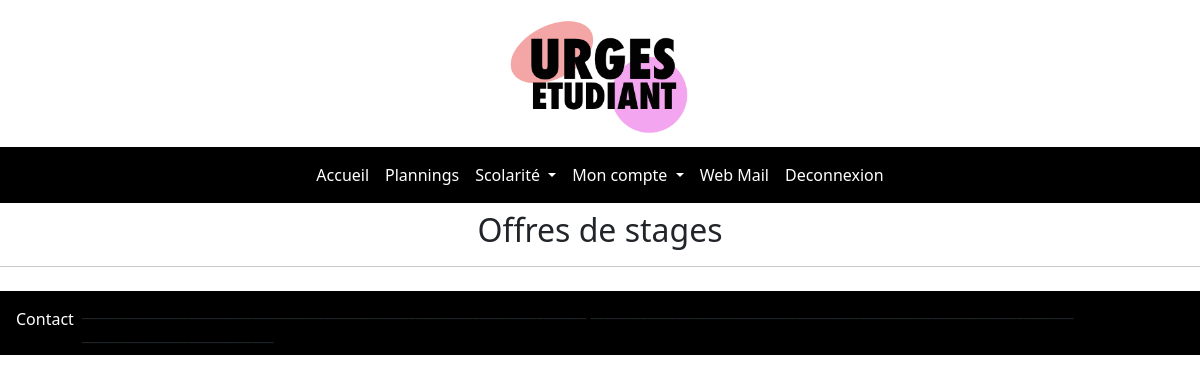
The page /etudiant/pages/Home/offresdestage.php (signed in) on the database as committed earlier.
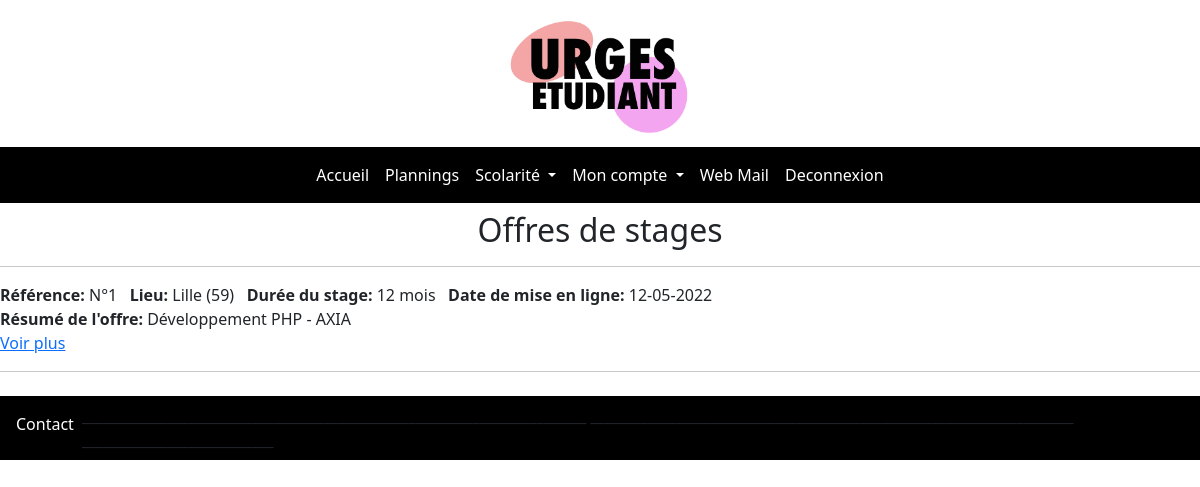
The same page on the database as committed later.
### tables this page shows
CREATE TABLE `offres` (
  `id_offre` int(11) NOT NULL,
  `lieu_offre` varchar(60) NOT NULL,
  `texte_offre` varchar(500) NOT NULL,
  `resume_offre` varchar(100) NOT NULL,
  `date_offre` varchar(12) NOT NULL,
  `duree_offre` varchar(12) NOT NULL
);

### etudiant/pages/Home/offresdestage.php (the view, shortened to what this page needs)
<?php
include('../../function/bdd.php');
include('../../function/header.php');
include('../../function/nav_menu.php');
?>
<center><h2>Offres de stages</h2></center><hr>
<?php
$req="SELECT * FROM `offres`";
$ex=$link->prepare($req);
$ex->execute();
while($row=$ex->fetch())
{
	echo "<strong>Référence:</strong> N°".$row['id_offre'];
	echo "<strong>Lieu:</strong> ".$row['lieu_offre'];
	echo "<strong>Durée du stage:</strong> ".$row['duree_offre'];
	echo "<strong>Date de mise en ligne:</strong> ".$row['date_offre'];
	echo "<br>";
	echo "<strong>Résumé de l'offre:</strong> ".$row['resume_offre']."<br>";
	echo "<a href='#'>Voir plus</a>";
	echo "<hr>";
}
include('../../function/footer.php');
?>

### etudiant/function/header.php (shortened to what this page needs)
<head>
    <link href="https://cdn.jsdelivr.net/npm/bootstrap@5.2.0-beta1/dist/css/bootstrap.min.css" rel="stylesheet">
    <link href="./style.css" rel="stylesheet">
</head>

### etudiant/function/nav_menu.php (shortened to what this page needs)
<body style="max-width: 1200px; margin: 0 auto;">
    <nav class="navbar navbar-expand-lg">
      <div class="container-fluid" style="padding-left: 0px; padding-right: 0px;">
        <div style="display: flex; flex-direction: column;" class="collapse navbar-collapse" id="navbarSupportedContent">
          <img style="max-width: 200px;" src="../../img/logo.png" alt="">
          <ul style="background-color: black; padding: 8px;" class="center-navbar navbar-nav me-auto mb-2 mb-lg-0">
            <li class="nav-item">
              <a class="nav-link active" style="color: white;" aria-current="page" href="../Home/index.php">Accueil</a>
            </li>
            <li>
              <a class="nav-link active" style="color: white;" aria-current="page" href="#">Plannings</a>
            </li>
            <li class="nav-item dropdown">
              <a style="color: white;" class="nav-link dropdown-toggle" href="#" id="navbarDropdown" role="button" data-bs-toggle="dropdown" aria-expanded="false">
                Scolarité
              </a>
            </li>
            <li class="nav-item dropdown">
              <a style="color: white;" class="nav-link dropdown-toggle" href="#" id="navbarDropdown" role="button" data-bs-toggle="dropdown" aria-expanded="false">
                Mon compte
              </a>
            </li>
            <li class="nav-item">
              <a class="nav-link active" style="color: white;" aria-current="page" href="#">Web Mail</a>
            </li>
            <li class="nav-item">
              <a class="nav-link active" style="color: white;" aria-current="page" href="../../function/deconnexion.php">Deconnexion</a>
            </li>
          </ul>
        </div>
      </div>
    </nav>

### etudiant/function/footer.php
<nav class="navbar navbar-expand-lg">
      <div class="container-fluid" style="padding-left: 0px; padding-right: 0px;">
        <div style="display: flex;  flex-direction: column;" class="collapse navbar-collapse" id="navbarSupportedContent">
          <ul style="background-color: black; padding: 8px;" class="center-navbar navbar-nav me-auto mb-2 mb-lg-0">
            <li class="nav-item">
              <a class="nav-link active" style="color: white;" aria-current="page" href="../Home/contact.php">Contact</a>
            </li>
            <li>_______________________________________________________________________
            ____________________________________________________________________
          ___________________________</li>
          </ul>
        </div>
      </div>
    </nav>

### etudiant/pages/Home/style.css (style rules this page uses)
.center-navbar { display: flex; justify-content: center; width: 100%; }

Rows that differ between the two databases and show on the page:
added offres: id_offre "1", lieu_offre "Lille (59)", duree_offre "12 mois", date_offre "12-05-2022", resume_offre "Développement PHP - AXIA"
